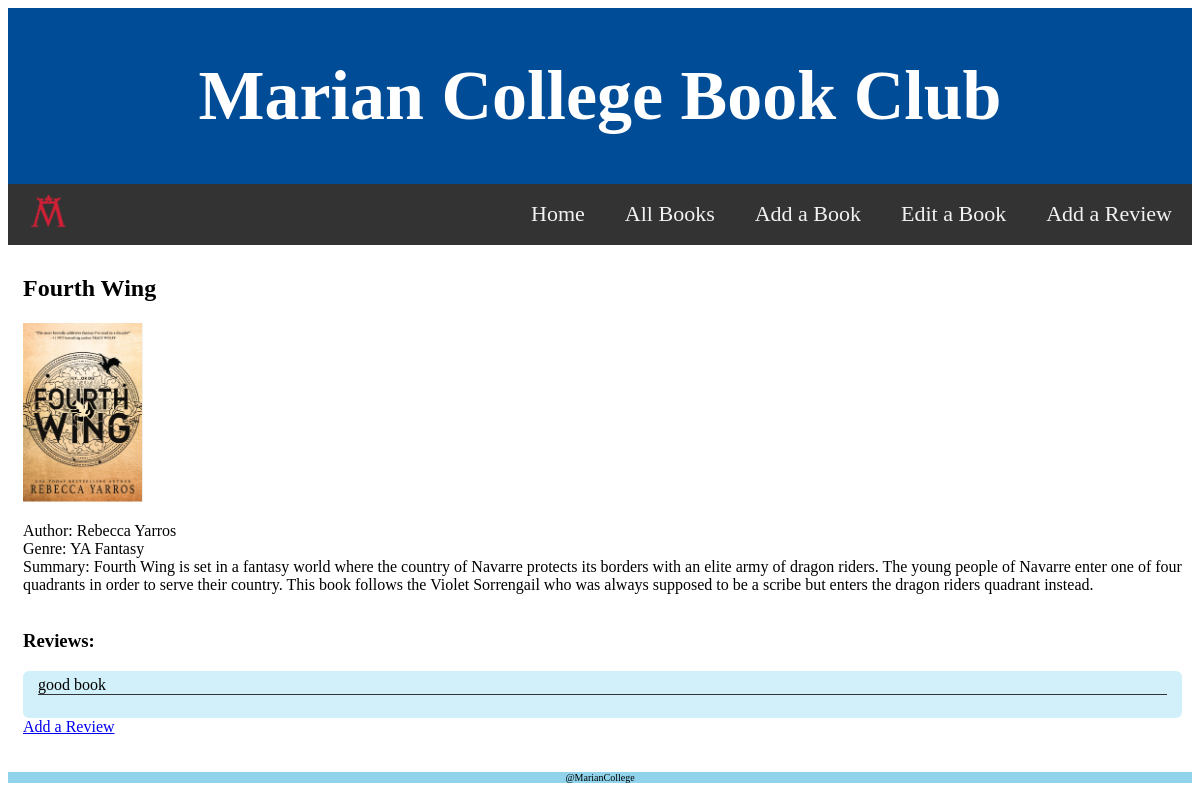
The page /books/2 on the database its author committed.
### main.py (models this page shows, shortened)
class Book(Base):
  __tablename__ = "books"
  book_id = Column("book_id", Integer, primary_key=True)
  title = Column("title", String)
  author = Column("author", String)
  genre = Column("genre", String)
  summary = Column("summary", String)
  url = Column("imageURL", String(255))
  reviews_written = relationship('Review', foreign_keys=[Review.book], backref='book_of', lazy='dynamic')
  def get_url(self):
    return self.url

class Review(Base):
  __tablename__ = "reviews"
  review_id = Column("review_id", Integer, primary_key=True)
  review = Column("review", String)
  book = Column(Integer, ForeignKey("books.book_id"))

### main.py (the view)
@app.route('/books/<int:book_id>')
def book(book_id):
  Session = sessionmaker(bind=engine)
  session =Session()
  book = session.query(Book).filter(Book.book_id == book_id).first()
  reviews = session.query(Review).filter(Review.book == book_id)
  return render_template('book.html', page_title= 'Book_Details', query_book = book, query_review = reviews)

### templates/book.html
{% extends 'layout.html' %}
{% block content %}
    <h2> {{query_book.title}} </h2>
    {% if query_book.get_url() is string%}
          {% set url =  "/static/uploads/" + query_book.get_url() %}
          <img src= {{url}} alt="my image" width="120" height="180" />
          {% endif %}
    <p>
      Author: {{query_book.author}}</br>
      Genre: {{query_book.genre}}</br>
      Summary: {{query_book.summary}}</br></br>
    <h3>Reviews: </h3>
    <div id='reviews'>
    {% for review in query_review %}
      <li>{{ review.review }}</li></br>
    {% endfor %}
    </div>
    <a href="/add_review">Add a Review</a>
  </p>
{% endblock %}

### static/style.css (style rules this page uses)
li { list-style: none; border-bottom: 1.5px solid #333333; }
#reviews { background-color: #d2f0f9 ; border-radius: 6px; padding: 5px 15px; }

### rows shown on the page
Book: title "Fourth Wing", author "Rebecca Yarros", genre "YA Fantasy", summary "Fourth Wing is set in a fantasy world where the country of Navarre protects its borders with an elite army of dragon riders. The young people of Navarre enter one of four quadrants in order to serve their country. This book follows the Violet Sorrengail who was always supposed to be a scribe but enters the dragon riders quadrant instead."
Review: review "good book"
